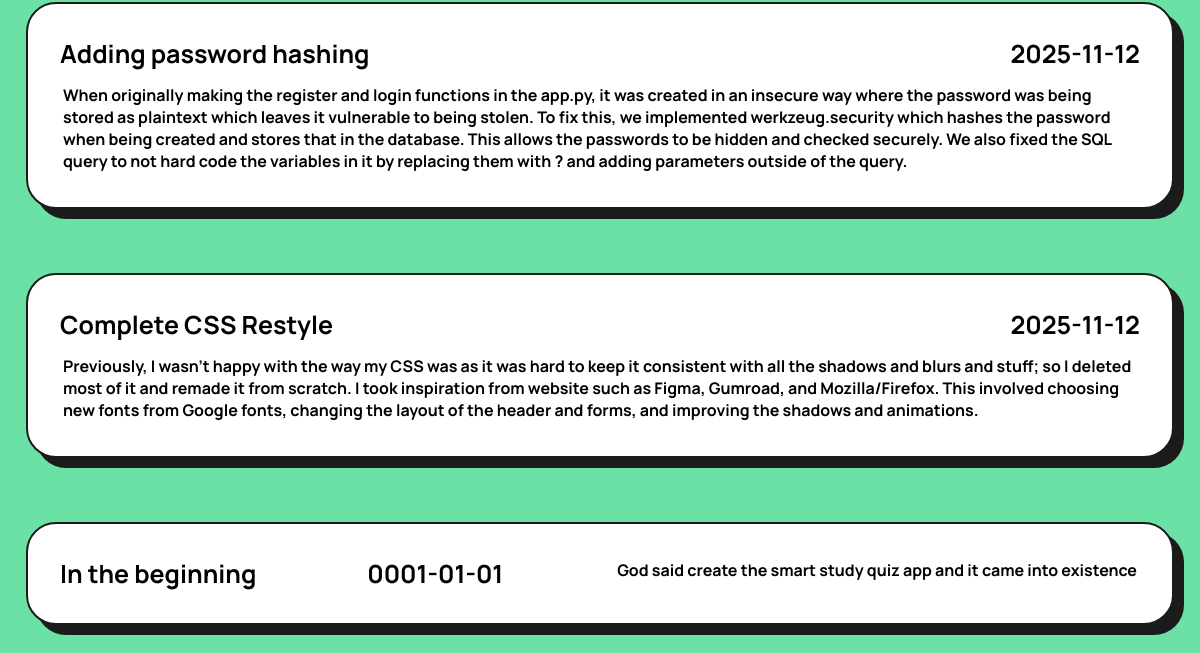
The page /view_log (signed in, lower part) on the database as committed earlier.
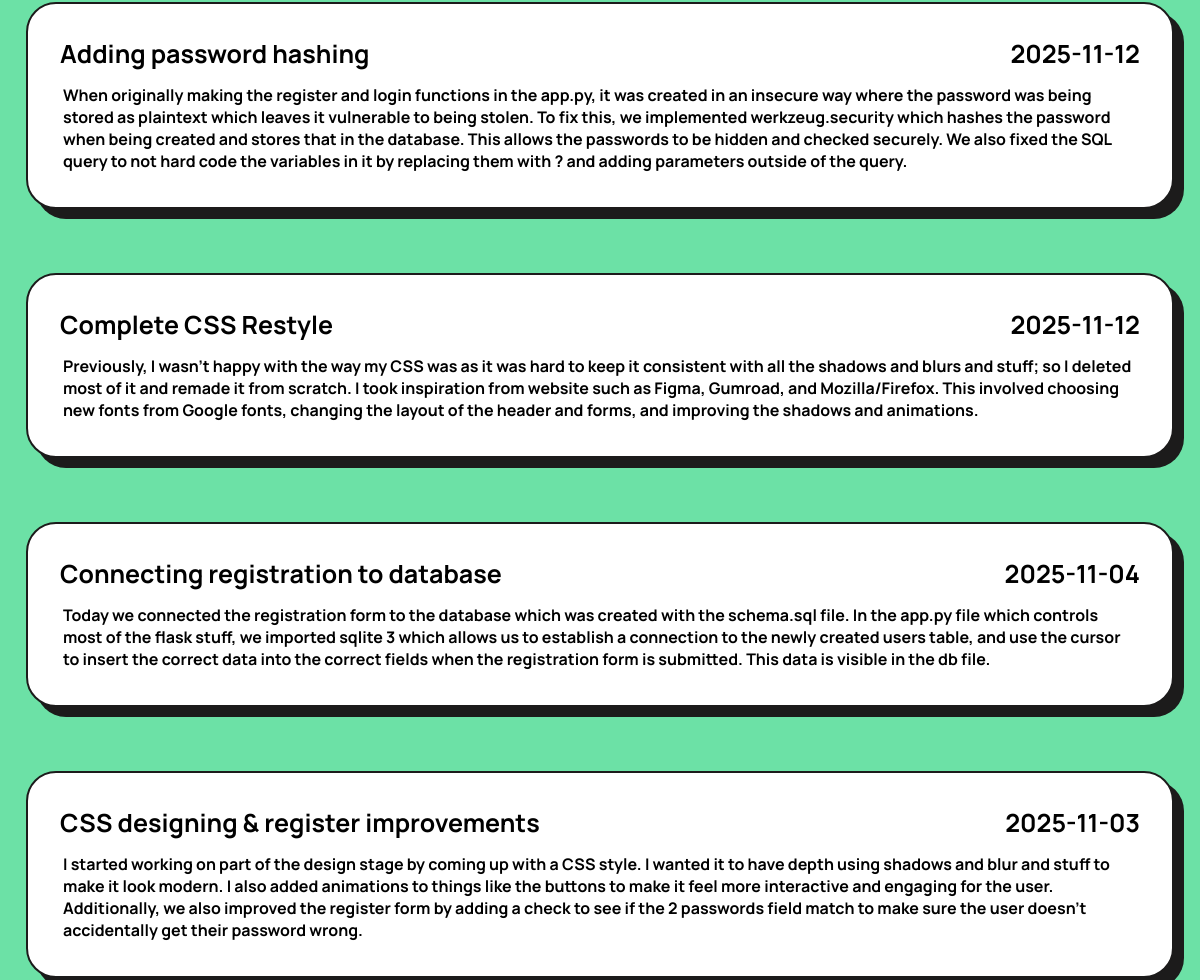
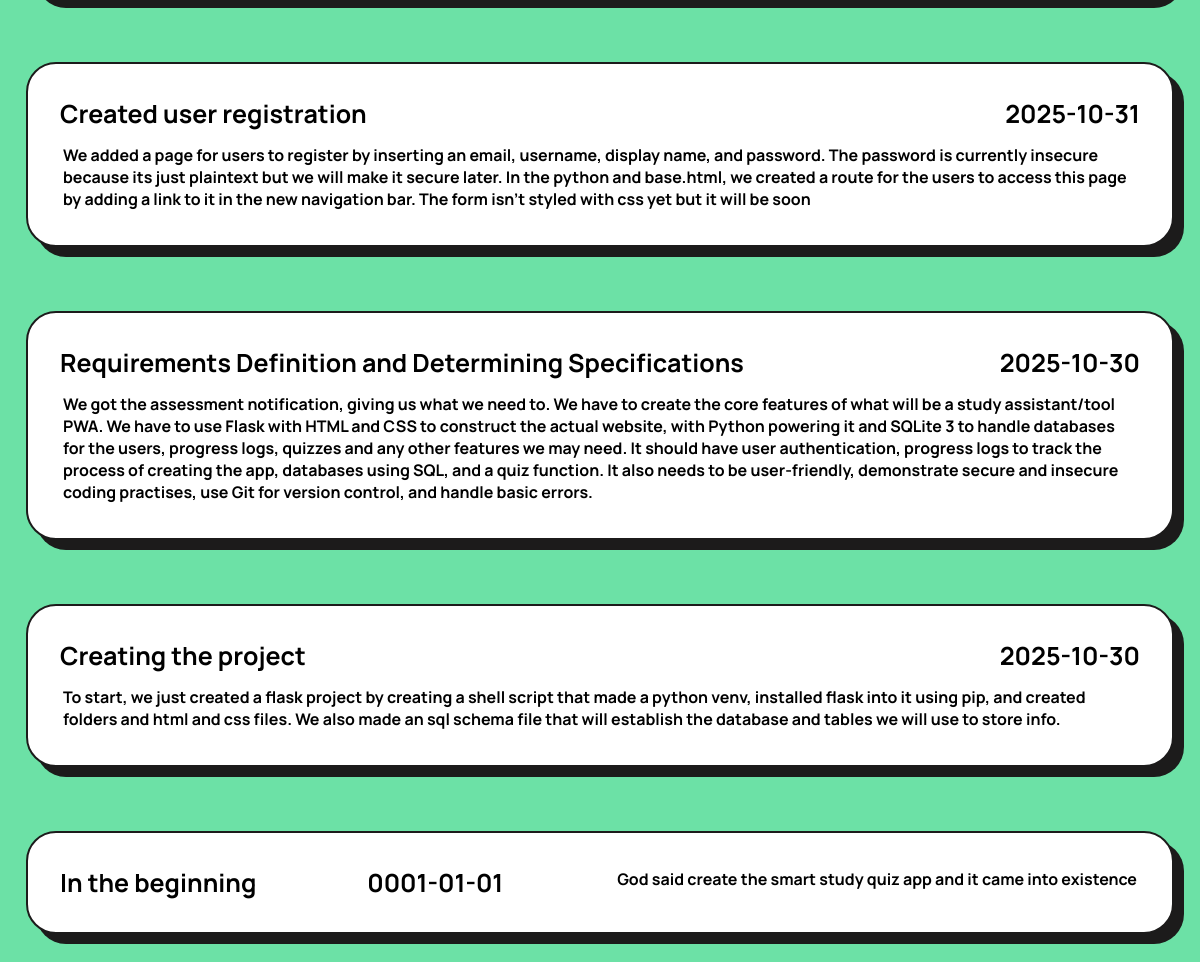
The same page on the database as committed later (2 pictures, top to bottom).
### tables this page shows
CREATE TABLE ProgressLogs(
    -- id, user_id, date, title, details, image_path nullable
    id INTEGER PRIMARY KEY AUTOINCREMENT,
    user_id INTEGER NOT NULL,
    date TEXT NOT NULL,
    title TEXT NOT NULL,
    details TEXT NOT NULL,
    image_path TEXT

);

### app.py (the view)
@app.route('/view_log', methods=['GET', 'POST'])
@login_required
def view_log():
    if request.method == 'GET':
        conn = get_db_connection()
        cursor = conn.cursor()
        cursor.execute("SELECT date, title, details FROM ProgressLogs WHERE user_id = ? ORDER BY DATE DESC", (current_user.id,))
        posts = cursor.fetchall()
        conn.close()
    return render_template('viewLogs.html', posts = posts, username=current_user.username)

### app.py (called while the page is built)
@login_manager.user_loader
def load_user(user_id):
    conn = get_db_connection()
    cursor = conn.cursor()
    cursor.execute('SELECT id, username FROM Users WHERE id = ?', (user_id,))
    user = cursor.fetchone()
    conn.close()
    if User:
        return User(id=user['id'], username=user['username'])
    return None

def get_db_connection():
    conn = sqlite3.connect('database.db')
    conn.row_factory = sqlite3.Row
    return conn

### templates/viewLogs.html (shortened to what this page needs)
{% extends 'base.html' %}
{% block content %}
        <h4>View your progress</h4> <br>
        {% if posts %}
            <div class="logGrid">
                {% for post in posts %}
                    <div class="log">
                        <h3>{{ post.title }}</h3>
                        <h3>{{ post.date }}</h3>
                        <p>{{ post.details }}</p>
                    </div>
                {% endfor %}
            </div>
        {% else %}
            <p>No progress entries found</p>
        {% endif %}
{% endblock %}

### templates/base.html (shortened to what this page needs)
<!DOCTYPE html>
<html lang="en">
<head>
    <link rel="stylesheet" href="{{ url_for('static', filename='styles.css') }}">
</head>
<body>
    <content>
        {% block content %}
        {% endblock %}
    </content>
</body>
</html>

### static/styles.css (style rules this page uses)
body { font-family: Arial, sans-serif; margin: 0; padding: 0; background-color: #6ce1a6; color:black; }
h3 { font-family: 'Manrope', sans-serif; font-weight: bolder; color: black; font-size: 25px; margin: 0; padding: 0; }
p { font-family: 'Manrope', sans-serif; font-weight: bold; margin: 3px; }
.logGrid { display: flex; flex-direction: column; justify-content: center; }
.log { align-self: center; justify-content: space-between; display: flex; flex-direction: row; flex-wrap: wrap; gap: 10px; padding: 2em; margin: 2em auto; border-radius: 30px; background-color: white; min-height: 4vh; width: 90vw; border: 2px solid #1c1b1b; box-shadow: 10px 10px #1c1b1b; }

Rows that differ between the two databases and show on the page:
added ProgressLogs: title "Connecting registration to database", date "2025-11-04", details "Today we connected the registration form to the database which was created with the schema.sql file. In the app.py file which controls most of the flask stuff, we imported sqlite 3 which allows us to establish a connection to the newly created users table, and use the cursor to insert the correct data into the correct fields when the registration form is submitted. This data is visible in the db file."
added ProgressLogs: title "CSS designing & register improvements", date "2025-11-03", details "I started working on part of the design stage by coming up with a CSS style. I wanted it to have depth using shadows and blur and stuff to make it look modern. I also added animations to things like the buttons to make it feel more interactive and engaging for the user. Additionally, we also improved the register form by adding a check to see if the 2 passwords field match to make sure the user doesn't accidentally get their password wrong."
added ProgressLogs: title "Created user registration", date "2025-10-31", details "We added a page for users to register by inserting an email, username, display name, and password. The password is currently insecure because its just plaintext but we will make it secure later. In the python and base.html, we created a route for the users to access this page by adding a link to it in the new navigation bar. The form isn't styled with css yet but it will be soon"
added ProgressLogs: title "Requirements Definition and Determining Specifications", date "2025-10-30", details "We got the assessment notification, giving us what we need to. We have to create the core features of what will be a study assistant/tool PWA. We have to use Flask with HTML and CSS to construct the actual website, with Python powering it and SQLite 3 to handle databases for the users, progress logs, quizzes and any other features we may need. It should have user authentication, progress logs to track the process of creating the app, databases using SQL, and a quiz function. It also needs to be user-friendly, demonstrate secure and insecure coding practises, use Git for version control, and handle basic errors."
added ProgressLogs: title "Creating the project", date "2025-10-30", details "To start, we just created a flask project by creating a shell script that made a python venv, installed flask into it using pip, and created folders and html and css files. We also made an sql schema file that will establish the database and tables we will use to store info."
